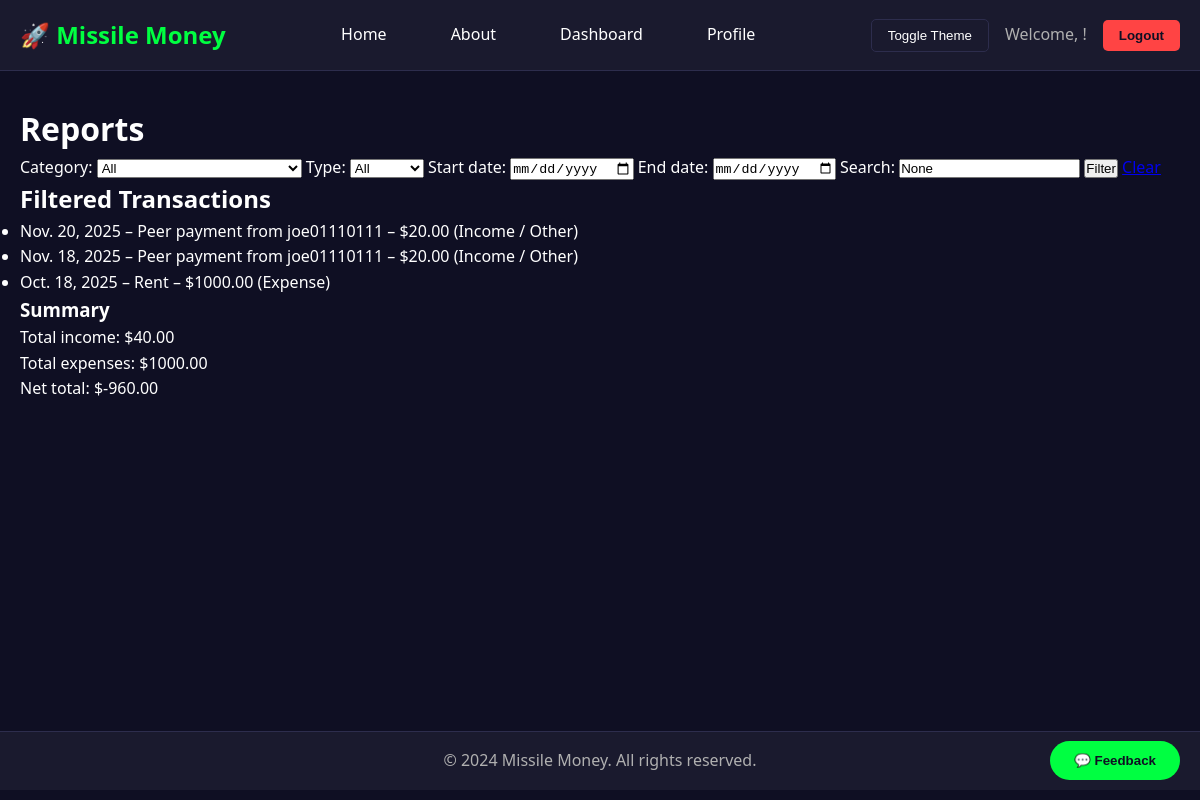
/reports/ (signed in), run on the app's committed database.
### main/models.py (models this page shows, shortened)
class Transaction(models.Model):
    TRANSACTION_TYPES = [
        ('income', 'Income'),
        ('expense', 'Expense'),
    ]
    INCOME_CATEGORIES = [
        ('job', 'Job'),
        ('investments', 'Investments'),
        ('reimbursements', 'Reimbursements (non-taxable)'),
        ('other_income', 'Other'),
    ]
    EXPENSE_CATEGORIES = [
        ('groceries', 'Groceries'),
        ('utilities_housing', 'Utilities/Housing'),
        ('recreation', 'Recreation'),
        ('other_expense', 'Other'),
        ('peer', 'Peer Transfer'),
    ]
    user = models.ForeignKey(User, on_delete=models.CASCADE)
    type = models.CharField(max_length=7, choices=TRANSACTION_TYPES)
    category = models.CharField(max_length=20, blank=True)
    amount = models.DecimalField(max_digits=10, decimal_places=2)
    description = models.CharField(max_length=255, blank=True)
    date = models.DateField(auto_now_add=True)
    peer_payment = models.BooleanField(default=False)
    recipient = models.ForeignKey(User, null=True, blank=True, on_delete=models.SET_NULL, related_name='received_payments')
    related_transaction = models.OneToOneField( 'self', null=True, blank=True, on_delete=models.SET_NULL, related_name='peer_counterpart')
    def get_category_display(self):
        if self.type == 'income':
            for value, label in self.INCOME_CATEGORIES:
                if value == self.category:
                    return label
        elif self.type == 'expense':
            for value, label in self.EXPENSE_CATEGORIES:
                if value == self.category:
                    return label
        return self.category or 'Uncategorized'

### main/views.py (the view)
# urls.py: path('reports/', views.view_reports, name='view_reports'),
@login_required
def view_reports(request):
    transactions = Transaction.objects.filter(user=request.user).order_by('-date')
    category = request.GET.get('category')
    tx_type = request.GET.get('type')
    start_date = request.GET.get('start_date')
    end_date = request.GET.get('end_date')
    search_query = request.GET.get('q')
    if category:
        transactions = transactions.filter(category=category)
    if tx_type in ['income', 'expense']:
        transactions = transactions.filter(type=tx_type)
    if start_date:
        transactions = transactions.filter(date__gte=start_date)
    if end_date:
        transactions = transactions.filter(date__lte=end_date)
    if search_query:
        transactions = transactions.filter(
            Q(description__icontains=search_query) |
            Q(category__icontains=search_query)
        )
    total_income = sum(t.amount for t in transactions if t.type == 'income')
    total_expenses = sum(t.amount for t in transactions if t.type == 'expense')
    net_total = total_income - total_expenses
    categories = Transaction.INCOME_CATEGORIES + Transaction.EXPENSE_CATEGORIES
    context = {
        'transactions': transactions,
        'categories': categories,
        'selected_category': category,
        'selected_type': tx_type,
        'start_date': start_date,
        'end_date': end_date,
        'search_query': search_query,
        'total_income': total_income,
        'total_expenses': total_expenses,
        'net_total': net_total,
    }
    return render(request, 'reports.html', context)

### templates/reports.html (shortened to what this page needs)
{% extends 'base.html' %}
{% block content %}
<h1>Reports</h1>
<form method="get">
    <label>Category:
      <select name="category">
        <option value="">All</option>
      </select>
    </label>
    <label>Type:
      <select name="type">
        <option value="">All</option>
      </select>
    </label>
    <label>Start date: <input type="date" name="start_date" value="{{ start_date }}"></label>
    <label>End date: <input type="date" name="end_date" value="{{ end_date }}"></label>
    <label>Search: <input type="text" name="q" value="{{ search_query }}"></label>
    <button type="submit">Filter</button>
    <a href="{% url 'view_reports' %}">Clear</a>
  </form>
  {% if transactions %}
    <h2>Filtered Transactions</h2>
    <ul>
      {% for t in transactions %}
        <li>{{ t.date }} – {{ t.description|default:"No description" }} – ${{ t.amount }}
            ({{ t.get_type_display }}{% if t.category %} / {{ t.get_category_display }}{% endif %})
        </li>
      {% endfor %}
    </ul>
    <h3>Summary</h3>
    <p>Total income: ${{ total_income }}</p>
    <p>Total expenses: ${{ total_expenses }}</p>
    <p>Net total: ${{ net_total }}</p>
  {% else %}
    <p>No transactions match your filter criteria.</p>
  {% endif %}
  {% endblock %}

### templates/base.html (style rules this page uses)
:root { --bg-primary: #0f0f23; --bg-secondary: #1a1a2e; --bg-tertiary: #16213e; --text-primary: #ffffff; --text-secondary: #b0b0b0; --accent-primary: #00ff41; --accent-secondary: #008f39; --border-color: #2d2d4d; }
* { margin: 0; padding: 0; box-sizing: border-box; transition: background-color 0.3s, color 0.3s; }
body { background-color: var(--bg-primary); color: var(--text-primary); font-family: 'Segoe UI', Tahoma, Geneva, Verdana, sans-serif; line-height: 1.6; min-height: 100vh; }

### data on the page
Transaction: date "Nov. 20, 2025", description "Peer payment from joe01110111", amount "20.00", type "Income", category "Other"
Transaction: date "Nov. 18, 2025", description "Peer payment from joe01110111", amount "20.00", type "Income", category "Other"
Transaction: date "Oct. 18, 2025", description "Rent", amount "1000.00", type "Expense"

### other printed values
{{ total_income }} "40.00"
{{ total_expenses }} "1000.00"
{{ net_total }} "-960.00"
